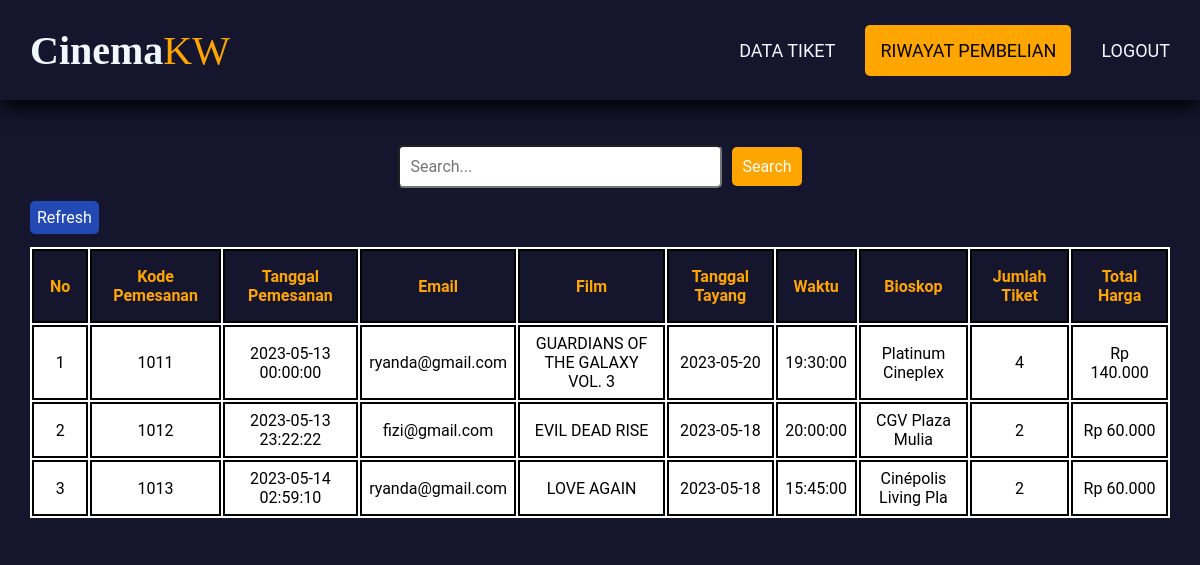
/riwayat_pembelian.php (signed in), run on an earlier commit of the app's database.
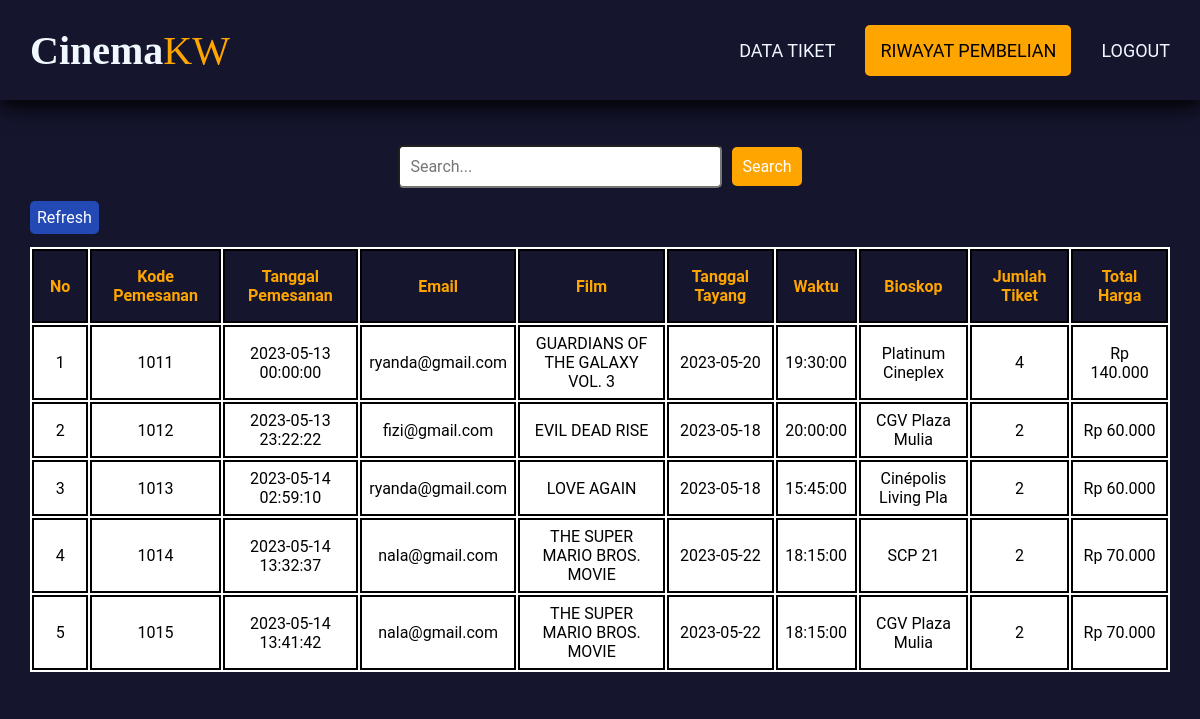
And on a later commit of the database.
### tables this page shows
CREATE TABLE `riwayat_pemesanan` (
  `id_pemesanan` int(11) NOT NULL,
  `tgl_pemesanan` datetime NOT NULL,
  `email_pemesan` varchar(30) NOT NULL,
  `film` varchar(30) NOT NULL,
  `tanggal_tayang` date NOT NULL,
  `waktu` time NOT NULL,
  `bioskop` varchar(30) NOT NULL,
  `jumlah_tiket` int(11) NOT NULL,
  `total_harga` int(11) NOT NULL,
  `id_tiket` int(11) NOT NULL,
  `id_user` int(11) NOT NULL,
  `id_bioskop` int(11) NOT NULL
);

### riwayat_pembelian.php (the view, shortened to what this page needs)
<?php
include 'koneksi.php';
$query = "SELECT * FROM riwayat_pemesanan";
$result = mysqli_query($conn, $query);
?>
<!DOCTYPE html>
<html lang="en">
<head>
    <link rel="stylesheet" href="style/style.css">
    <link rel="stylesheet" href="style/crud.css">
</head>
<body>
    <div class="container">
        <nav class="wrapper">
            <div class="prof">
                <div class="fname">Cinema</div>
                <div class="lname">KW</div>
            </div>
            <ul class="nav">
              <li><a href="crud_tiket.php">Data Tiket</a></li>
              <li><a href="riwayat_pembelian.php" class="active">Riwayat Pembelian</a></li>
              <li><a href="logout.php">Logout</a></li>
            </ul>
        </nav>
        <div class="table-riwayat">
          <form method="GET" action="">
            <div class="search-container">
              <input type="text" name="search" placeholder="Search..." class="search-input">
              <button type="submit" class="search-button">Search</button>
            </div>
          </form>
          <div class ="tes">
            <a href="riwayat_pembelian.php" class=btn-secondary>Refresh</a>
          </div>
          <table>
              <thead>
              <tr class="table-judul">
                <th>No</th>
                <th>Kode Pemesanan</th>
                <th>Tanggal Pemesanan</th>
                <th>Email</th>
                <th>Film</th>
                <th>Tanggal Tayang</th>
                <th>Waktu</th>
                <th>Bioskop</th>
                <th>Jumlah Tiket</th>
                <th class="thh">Total Harga</th>
              </tr>
              </thead>
              <?php
                $i=1;
                while($row = mysqli_fetch_assoc($result)){
              ?>
              <tr class ="isi">
                  <td><?php echo $i?></td>
                  <td><?php echo $row['id_pemesanan']?></td>
                  <td><?php echo $row['tgl_pemesanan']?></td>
                  <td><?php echo $row['email_pemesan']?></td>
                  <td><?php echo $row['film']?></td>
                  <td><?php echo $row['tanggal_tayang']?></td>
                  <td><?php echo $row['waktu']?></td>
                  <td><?php echo $row['bioskop']?></td>
                  <td><?php echo $row['jumlah_tiket']?></td>
                  <td>Rp <?php echo number_format($row['total_harga'], 0, ',', '.'); ?></td>
              </tr>
              <?php
              $i++;
              }
              ?>
          </table>
          <br>
        </div>
    </div>
</body>
</html>

### style/style.css (style rules this page uses)
*, html, body { margin: 0 ; padding: 0; font-family: "Roboto", sans-serif; }
body { background-color: rgb(21, 21, 46); }
.container { display: flex; flex-direction: column; width: 100%; height: auto; background-color: rgb(21, 21, 46); margin-bottom: 100px; }
.wrapper { position: fixed; top: 0; left: 0; right: 0; margin-top: 0; display: flex; justify-content: space-between; align-items: center; font-size: 20px; padding: 15px; width: 97,5%; height: 70px; background-color:rgb(21, 21, 46); box-shadow: 0 7px 20px 0 black; z-index: 1; }
.prof { display: flex; flex-direction: row; font-size: 1.5em; padding: 15px; }
.fname { color: aliceblue; font-weight: 700; font-family: "Forte", "san-serif"; font-size: 40px; }
.lname { color: orange; font-weight: 400px; padding-left: 0px; font-family: "Forte", "san-serif"; font-size: 40px; }
.nav { display: flex; justify-content: center; align-items: center; text-transform: uppercase; }
.nav li { list-style-type: none; padding: 15px; }
.nav li a { color: aliceblue; font-size: 20px; text-decoration: none; font-size: large; }
.active { color: rgb(0, 0, 0) !important; background-color:orange; border-radius: 5px; padding: 15px; }
.table-riwayat { margin-top: 120px !important; margin-left: 30px; margin-right: 30px; }
.table-riwayat td { padding: 7px; }
.thh { padding-left: 20px !important; padding-right: 20px !important; }

### style/crud.css (style rules this page uses)
table { background-color: rgb(255, 255, 255); justify-content: center; width: 100%; }
table tr { border: 2px solid black; }
table th { padding: 1rem !important; }
table td { border: 2px solid black !important; text-align: center; }
.table-judul { background-color: rgb(21, 21, 46); color: orange; }
.table-judul th { padding:8px; border:2px solid #000000 ; }
.search-container { display: flex; align-items: center; margin-bottom: 20px; margin-top: 25px; justify-content: center; }
.search-input { padding: 10px; border-radius: 5px; margin-right: 10px; font-size: 16px; width: 300px; }
.search-button { padding: 10px; border: none; border-radius: 5px; background-color: orange; font-size: 16px; cursor: pointer; color: #fff; font-size: 16px; }
.btn-secondary { background-color: rgb(34, 73, 180); margin-bottom: 10px; padding: 7px; bottom: 0; margin-right: 20px; text-decoration: none; border-radius: 5px; color: #fff; font-size: 16px; }
.tes { margin-bottom: 20px; }

What changed in the data, as far as the page shows it:
added riwayat_pemesanan: id_pemesanan "1014", tgl_pemesanan "2023-05-14 13:32:37", email_pemesan "nala@gmail.com", film "THE SUPER MARIO BROS. MOVIE", tanggal_tayang "2023-05-22", waktu "18:15:00", bioskop "SCP 21", jumlah_tiket "2", total_harga "70.000"
added riwayat_pemesanan: id_pemesanan "1015", tgl_pemesanan "2023-05-14 13:41:42", email_pemesan "nala@gmail.com", film "THE SUPER MARIO BROS. MOVIE", tanggal_tayang "2023-05-22", waktu "18:15:00", bioskop "CGV Plaza Mulia", jumlah_tiket "2", total_harga "70.000"
